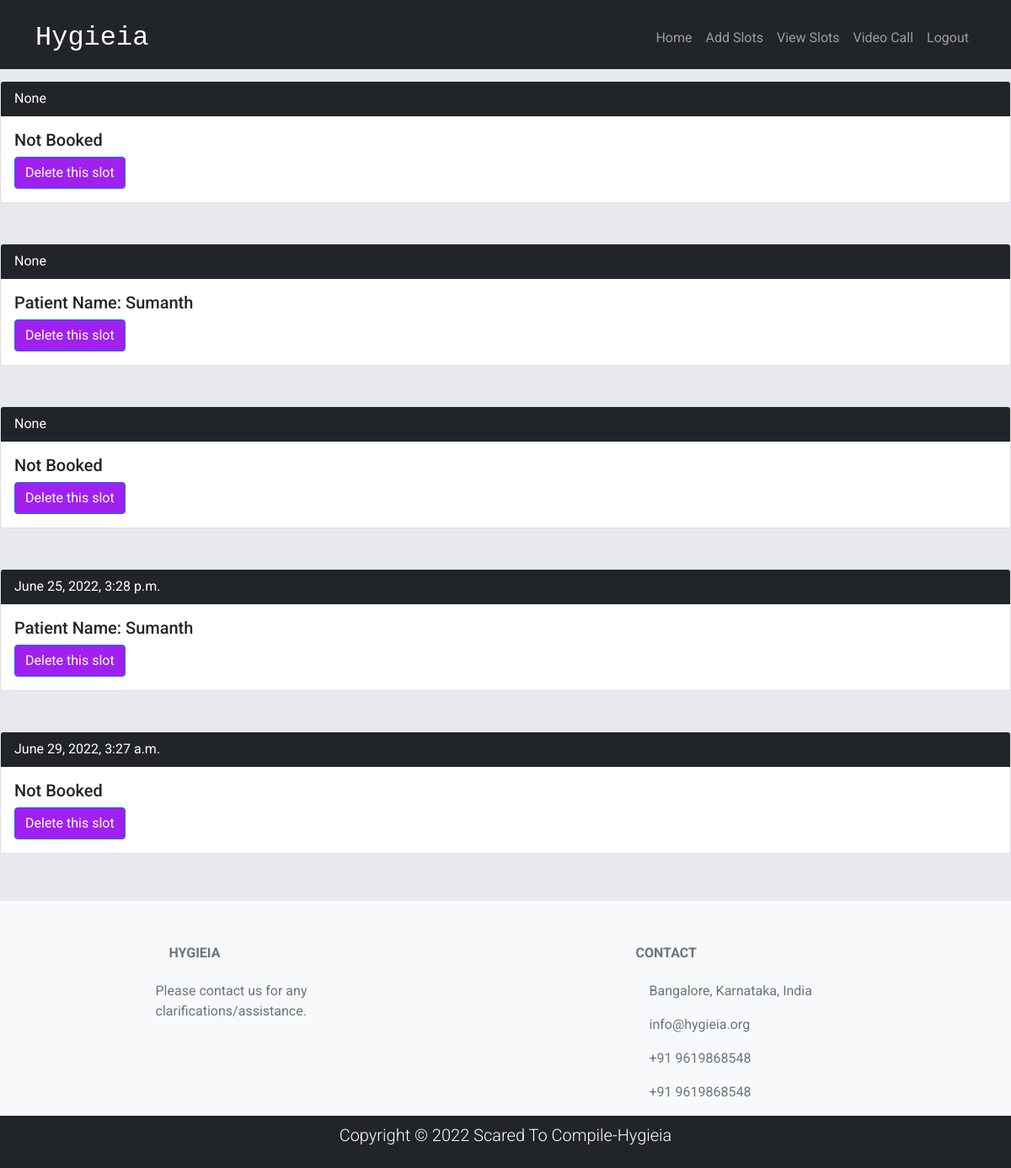
/doctor/view_slots/ (signed in), run on an earlier commit of the app's database.
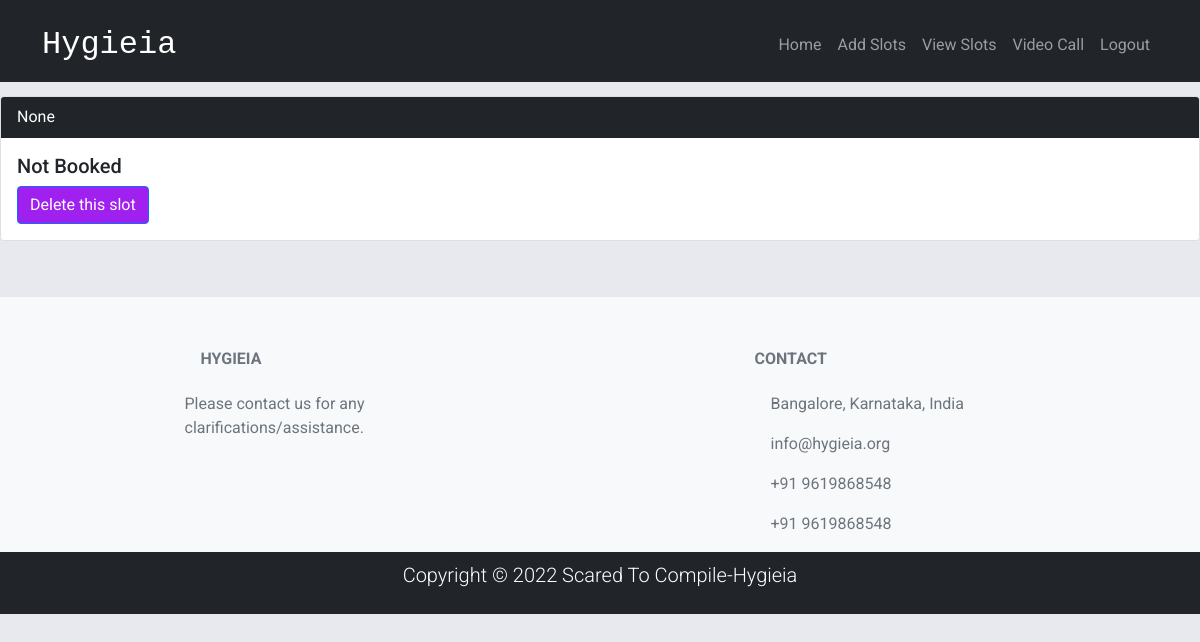
And on a later commit of the database.
### doctor/models.py (models this page shows)
class Free_Slots(models.Model):
    doc_username=models.CharField(max_length=1000)
    time = models.DateTimeField()
    is_booked = models.BooleanField(default=False)
    patient_name = models.CharField(max_length=100,default='')

### doctor/views.py (the view)
# urls.py: path('view_slots/',views.view_slots,name="view_slots"),
def view_slots(request):
    print(request.GET)
    if "apptno" in request.GET:
        Free_Slots.objects.get(id=int(request.GET['apptno'])).delete()
    username= request.user.username
    available =  Free_Slots.objects.filter(doc_username=username)
    print(available)
    return render(request, 'doctor/view_slots.html',{"available":available})

### doctor/templates/doctor/view_slots.html (shortened to what this page needs)
{%extends "doctor/home.html" %}
{% load static %}
{%block content%}
<br><br><br><br>
         {%if available%}
         {% for slot in available %}
          <div class="card">
            <div class="card-header bg-dark text-white" >
               {{slot.time}}
            </div>
            <div class="card-body">
              <form id="slots{{slot.id}}">
               <h5 class="card-title">
                  {% if slot.patient_name%}
                     Patient Name: {{slot.patient_name}}
                  {%else%}
                     Not Booked
                  {%endif%}
               </h5>
               <input type="submit" value="Delete this slot"  class="btn btn-primary" style="background-color: #A020F0;">
            </form>
            </div>
          </div>
          <br><br>
         {%endfor %}
{%endif%}
{%endblock content%}

What changed in the data, as far as the page shows it:
removed Free_Slots: time "None", patient_name "Sumanth"
removed Free_Slots: time "None", patient_name "Not Booked"
removed Free_Slots: time "June 25, 2022, 3:28 p.m.", patient_name "Sumanth"
removed Free_Slots: time "June 29, 2022, 3:27 a.m.", patient_name "Not Booked"
